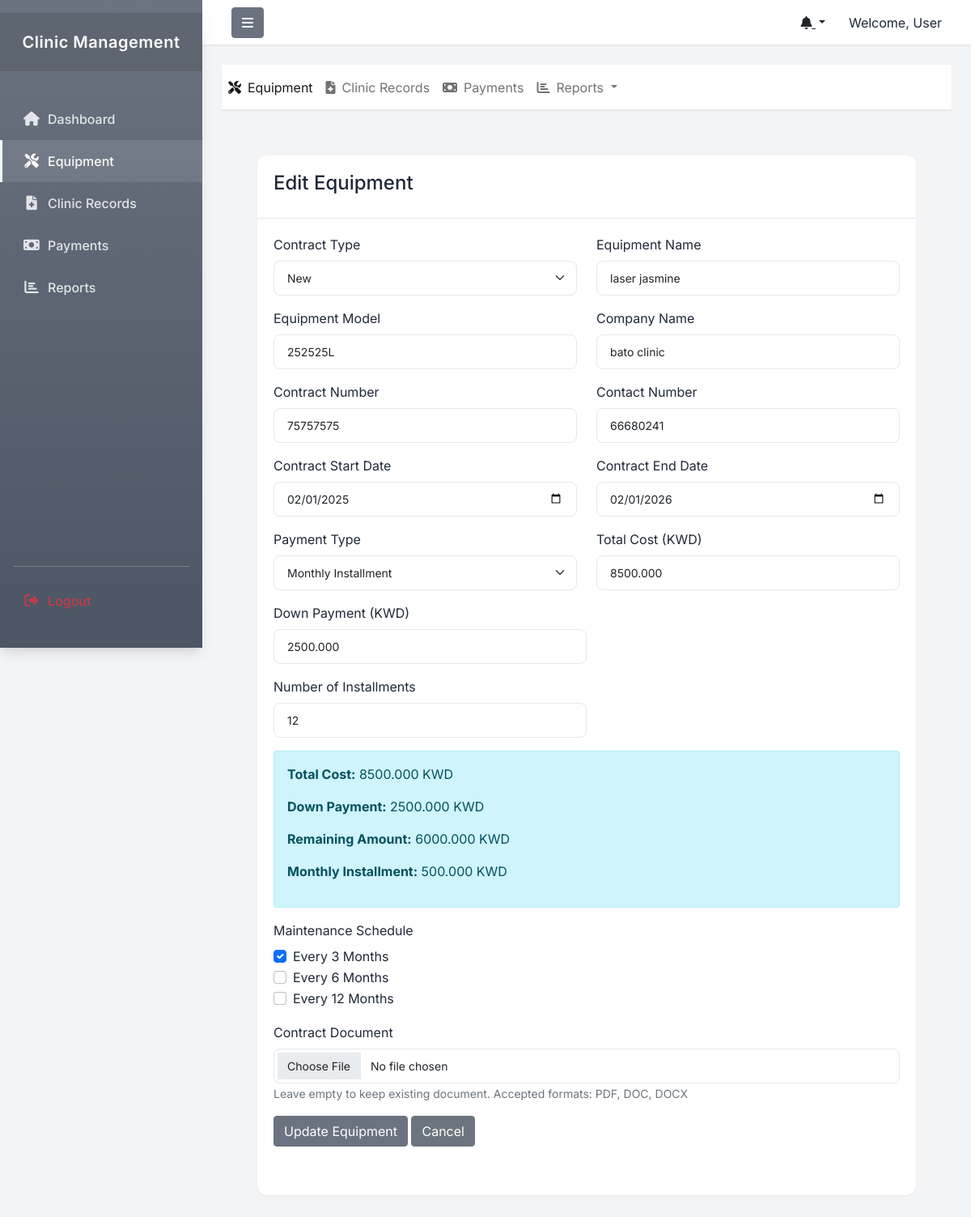
The app's page /edit-equipment.php?id=25 (signed in) with its own data.
### tables this page shows
CREATE TABLE `equipment` (
  `id` int(11) NOT NULL,
  `equipment_name` varchar(255) NOT NULL,
  `equipment_model` varchar(255) NOT NULL,
  `company_name` varchar(255) NOT NULL,
  `contract_number` varchar(100) NOT NULL,
  `contact_number` varchar(50) NOT NULL,
  `contract_type` enum('new','upgrade','renew') NOT NULL,
  `contract_start_date` date NOT NULL,
  `contract_end_date` date NOT NULL,
  `total_cost` decimal(10,3) NOT NULL,
  `downpayment` decimal(10,3) DEFAULT 0.000,
  `payment_type` enum('one_time','installment') NOT NULL,
  `down_payment` decimal(10,3) DEFAULT NULL,
  `remaining_amount` decimal(10,3) DEFAULT NULL,
  `monthly_installment` decimal(10,3) DEFAULT NULL,
  `num_installments` int(11) DEFAULT NULL,
  `next_payment_date` date DEFAULT NULL,
  `maintenance_schedule` text DEFAULT NULL,
  `contract_file` varchar(255) DEFAULT NULL,
  `status` enum('active','completed','terminated') DEFAULT 'active',
  `created_at` timestamp NOT NULL DEFAULT current_timestamp(),
  `updated_at` timestamp NOT NULL DEFAULT current_timestamp() ON UPDATE current_timestamp(),
  `start_date` date DEFAULT curdate(),
  `installment_start_date` date DEFAULT curdate(),
  `installment_months` int(11) DEFAULT 12
);

### edit-equipment.php (the view, shortened to what this page needs)
<?php
include 'includes/header.php';
try {
    $database = Database::getInstance();
    $db = $database->getConnection();
    $query = "SELECT * FROM equipment WHERE id = ?";
    $stmt = $db->prepare($query);
    $stmt->execute([$_GET['id']]);
    $equipment = $stmt->fetch(PDO::FETCH_ASSOC);
} catch (Exception $e) {
    error_log("Error loading equipment: " . $e->getMessage());
    header('Location: equipment.php');
    exit;
}
?>
<div class="main-content">
    <div class="container-fluid">
        <div class="row">
            <div class="col-md-12">
                <div class="card">
                    <div class="card-header">
                        <h4 class="card-title">Edit Equipment</h4>
                    </div>
                    <div class="card-body">
                        <form id="editEquipmentForm" method="POST" enctype="multipart/form-data">
                            <div class="row">
                                <div class="col-md-6 mb-3">
                                    <label class="form-label">Contract Type</label>
                                    <select name="contract_type" class="form-select" required>
                                        <option value="new" <?= $equipment['contract_type'] === 'new' ? 'selected' : '' ?>>New</option>
                                    </select>
                                </div>
                                <div class="col-md-6 mb-3">
                                    <label class="form-label">Equipment Name</label>
                                    <input type="text" name="equipment_name" class="form-control" required value="<?= htmlspecialchars($equipment['equipment_name']) ?>">
                                </div>
                                <div class="col-md-6 mb-3">
                                    <label class="form-label">Equipment Model</label>
                                    <input type="text" name="equipment_model" class="form-control" required value="<?= htmlspecialchars($equipment['equipment_model']) ?>">
                                </div>
                                <div class="col-md-6 mb-3">
                                    <label class="form-label">Company Name</label>
                                    <input type="text" name="company_name" class="form-control" required value="<?= htmlspecialchars($equipment['company_name']) ?>">
                                </div>
                                <div class="col-md-6 mb-3">
                                    <label class="form-label">Contract Number</label>
                                    <input type="text" name="contract_number" class="form-control" required value="<?= htmlspecialchars($equipment['contract_number']) ?>">
                                </div>
                                <div class="col-md-6 mb-3">
                                    <label class="form-label">Contact Number</label>
                                    <input type="text" name="contact_number" class="form-control" required value="<?= htmlspecialchars($equipment['contact_number']) ?>">
                                </div>
                                <div class="col-md-6 mb-3">
                                    <label class="form-label">Contract Start Date</label>
                                    <input type="date" name="contract_start_date" class="form-control" required value="<?= date('Y-m-d', strtotime($equipment['contract_start_date'])) ?>" onchange="updateEndDate()">
                                </div>
                                <div class="col-md-6 mb-3">
                                    <label class="form-label">Contract End Date</label>
                                    <input type="date" name="contract_end_date" class="form-control" required value="<?= date('Y-m-d', strtotime($equipment['contract_end_date'])) ?>">
                                </div>
                                <div class="col-md-6 mb-3">
                                    <label class="form-label">Payment Type</label>
                                    <select name="payment_type" class="form-select" required onchange="toggleInstallmentFields()">
                                        <option value="installment" <?= $equipment['payment_type'] === 'installment' ? 'selected' : '' ?>>Monthly Installment</option>
                                    </select>
                                </div>
                                <div class="col-md-6 mb-3">
                                    <label class="form-label">Total Cost (KWD)</label>
                                    <input type="number" name="total_cost" class="form-control" step="0.001" required value="<?= $equipment['total_cost'] ?>" onchange="calculateInstallment()">
                                </div>
                                <div id="installmentFields" style="display:none">
                                    <div class="col-md-6 mb-3">
                                        <label class="form-label">Down Payment (KWD)</label>
                                        <input type="number" name="down_payment" class="form-control" step="0.001" value="<?= $equipment['down_payment'] ?>" onchange="calculateInstallment()">
                                    </div>
                                    <div class="col-md-6 mb-3">
                                        <label class="form-label">Number of Installments</label>
                                        <input type="number" name="num_installments" class="form-control" min="1" max="12" value="<?= $equipment['num_installments'] ?? 12 ?>" onchange="calculateInstallment()">
                                    </div>
                                    <div class="col-md-12">
                                        <div id="installmentCalculation" class="alert alert-info" style="display:none">
                                            <p><strong>Total Cost:</strong> <span id="totalCost">0.000</span> KWD</p>
                                            <p><strong>Down Payment:</strong> <span id="downPayment">0.000</span> KWD</p>
                                            <p><strong>Remaining Amount:</strong> <span id="remainingAmount">0.000</span> KWD</p>
                                            <p><strong>Monthly Installment:</strong> <span id="monthlyInstallmentAmount">0.000</span> KWD</p>
                                        </div>
                                    </div>
                                </div>
                                <div class="col-md-12 mb-3">
                                    <label class="form-label">Maintenance Schedule</label>
                                    <div class="maintenance-schedule">
                                        <?php
                                        $maintenance_schedule = explode(',', $equipment['maintenance_schedule'] ?? '');
                                        ?>
                                        <div class="form-check">
                                            <input class="form-check-input" type="checkbox" name="maintenance[]" value="3" <?= in_array('3', $maintenance_schedule) ? 'checked' : '' ?>>
                                            <label class="form-check-label">Every 3 Months</label>
                                        </div>
                                        <div class="form-check">
                                            <input class="form-check-input" type="checkbox" name="maintenance[]" value="6" <?= in_array('6', $maintenance_schedule) ? 'checked' : '' ?>>
                                            <label class="form-check-label">Every 6 Months</label>
                                        </div>
                                        <div class="form-check">
                                            <input class="form-check-input" type="checkbox" name="maintenance[]" value="12" <?= in_array('12', $maintenance_schedule) ? 'checked' : '' ?>>
                                            <label class="form-check-label">Every 12 Months</label>
                                        </div>
                                    </div>
                                </div>
                                <div class="col-md-12 mb-3">
                                    <label class="form-label">Contract Document</label>
                                    <input type="file" name="contract_file" class="form-control" accept=".pdf,.doc,.docx">
                                    <small class="text-muted">Leave empty to keep existing document. Accepted formats: PDF, DOC, DOCX</small>
                                </div>
                                <div class="col-md-12 mb-3">
                                    <button type="submit" class="btn btn-primary">Update Equipment</button>
                                    <a href="equipment.php" class="btn btn-secondary">Cancel</a>
                                </div>
                            </div>
                        </form>
                    </div>
                </div>
            </div>
        </div>
    </div>
</div>
<?php include 'includes/footer.php'; ?>

### assets/css/style.css (style rules this page uses)
:root { --sidebar-width: 250px; --header-height: 60px; --navbar-height: 56px; --primary-color: #6B7280; --secondary-color: #4B5563; --success-color: #059669; --warning-color: #D97706; --danger-color: #DC2626; --info-color: #3B82F6; --text-color: #1F2937; --text-muted: #6B7280; --light-text: #F9FAFB; --border-color: #E5E7EB; --hover-color: #374151; --bg-primary: #ffffff; --bg-secondary: #F3F4F6; --shadow-sm: 0 1px 2px 0 rgba(0, 0, 0, 0.05); --shadow-md: 0 4px 6px -1px rgba(0, 0, 0, 0.1), 0 2px 4px -1px rgba(0, 0, 0, 0.06); --shadow-lg: 0 10px 15px -3px rgba(0, 0, 0, 0.1), 0 4px 6px -2px rgba(0, 0, 0, 0.05); --transition: all 0.3s ease; }
html, body { height: 100%; margin: 0; }
body { background-color: var(--bg-secondary); font-family: 'Inter', -apple-system, BlinkMacSystemFont, 'Segoe UI', Roboto, Oxygen, Ubuntu, sans-serif; color: var(--text-color); line-height: 1.5; overflow-x: hidden; }
.main-content { flex: 1; padding: 2rem; overflow-y: auto; }
.card { background: var(--bg-primary); border: none; border-radius: 0.75rem; box-shadow: var(--shadow-sm); transition: var(--transition); height: 100%; margin-bottom: 1.5rem; }
.card-header { background: var(--bg-primary); border-bottom: 1px solid var(--border-color); padding: 1.25rem; font-weight: 600; border-radius: 0.75rem 0.75rem 0 0 !important; }
.card-body { padding: 1.25rem; }
.btn-primary { background-color: var(--primary-color); border-color: var(--primary-color); }
.form-control, .form-select { border: 1px solid var(--border-color); border-radius: 0.5rem; padding: 0.625rem 1rem; font-size: 0.875rem; transition: var(--transition); }

### records on screen
equipment: contract_type "New", equipment_name "laser jasmine", equipment_model "252525L", company_name "bato clinic", contract_number "75757575", contact_number "66680241", contract_start_date "02/01/2025", contract_end_date "02/01/2026", payment_type "Monthly Installment", total_cost "8500.000", down_payment "2500.000", num_installments "12", maintenance_schedule "☑"

### other values on screen
$_SESSION['username'] "User"
